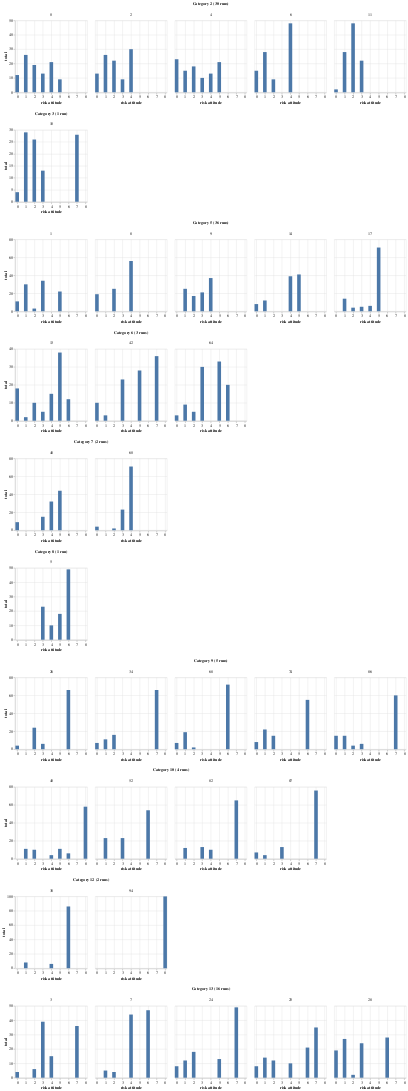

Here is the notebook cell this chart was saved with:
### Code cell
# graph some some sample risk distributions within each category, to help understand

combined_chart = None

for category in sorted(model_last_step.population_risk_category.unique()):
    # how many runs ended in this category?
    runs = model_last_step[model_last_step.population_risk_category == category]
    num_runs = len(runs)

    agent_data = []
    # display at max 5 runs for each category
    for run in runs.head(5).itertuples():
       # get agent data from original df for this run and step
       run_agent_df = df[(df.RunId == run.RunId) & (df.Step == run.Step)]
       # group and calculate number of agents per risk level
       grouped = run_agent_df.groupby("risk_level", as_index=False).agg(total=("AgentID", "count"))
       grouped['RunId'] = run.RunId  # set run id for graphing as columned bar chart
       agent_data.append(grouped)

    # combine collected agent data for all runs in this category
    agent_df = pd.concat(agent_data)

    # column bar chart adapted from https://stackoverflow.com/a/71608013
    chart = alt.Chart(agent_df).mark_bar(width=10).encode(
            alt.X('risk_level', title='risk attitude', axis=alt.Axis(tickCount=9), scale=alt.Scale(domain=[0, 8])),
            alt.Y('total'),
            alt.Column('RunId', header=alt.Header(title=f"Category {category} ({num_runs} run{'' if num_runs == 1 else 's'})"))
        ).properties(
             width=200,
             height=200
         )

    # concatenate category charts vertically
    if combined_chart is None:
        combined_chart = chart
    else:
        combined_chart &= chart
            
combined_chart

### Figure 1 — Vega-Lite specification as saved in the notebook (floating-point values rounded to 4 significant figures)
{"config": {"view": {"continuousWidth": 300, "continuousHeight": 300}}, "vconcat": [{"data": {"name": "data-d08965ab1c7db49d9b6f6ed3c3d18d3b"}, "mark": {"type": "bar", "width": 10}, "encoding": {"column": {"field": "RunId", "header": {"title": "Category 2 (30 runs)"}, "type": "quantitative"}, "x": {"axis": {"tickCount": 9}, "field": "risk_level", "scale": {"domain": [0, 8]}, "title": "risk attitude", "type": "quantitative"}, "y": {"field": "total", "type": "quantitative"}}, "height": 200, "width": 200}, {"data": {"name": "data-b3542cad139bf7c6ef086566ea469269"}, "mark": {"type": "bar", "width": 10}, "encoding": {"column": {"field": "RunId", "header": {"title": "Category 3 (1 run)"}, "type": "quantitative"}, "x": {"axis": {"tickCount": 9}, "field": "risk_level", "scale": {"domain": [0, 8]}, "title": "risk attitude", "type": "quantitative"}, "y": {"field": "total", "type": "quantitative"}}, "height": 200, "width": 200}, {"data": {"name": "data-02054ac79758545944d3ccf035749fbf"}, "mark": {"type": "bar", "width": 10}, "encoding": {"column": {"field": "RunId", "header": {"title": "Category 5 (36 runs)"}, "type": "quantitative"}, "x": {"axis": {"tickCount": 9}, "field": "risk_level", "scale": {"domain": [0, 8]}, "title": "risk attitude", "type": "quantitative"}, "y": {"field": "total", "type": "quantitative"}}, "height": 200, "width": 200}, {"data": {"name": "data-33b42cda28a3ede435e15cd3a3aa8317"}, "mark": {"type": "bar", "width": 10}, "encoding": {"column": {"field": "RunId", "header": {"title": "Category 6 (3 runs)"}, "type": "quantitative"}, "x": {"axis": {"tickCount": 9}, "field": "risk_level", "scale": {"domain": [0, 8]}, "title": "risk attitude", "type": "quantitative"}, "y": {"field": "total", "type": "quantitative"}}, "height": 200, "width": 200}, {"data": {"name": "data-bbf90ca3b83f08a16f88b68d5eb2cf81"}, "mark": {"type": "bar", "width": 10}, "encoding": {"column": {"field": "RunId", "header": {"title": "Category 7 (2 runs)"}, "type": "quantitative"}, "x": {"axis": {"tickCount": 9}, "field": "risk_level", "scale": {"domain": [0, 8]}, "title": "risk attitude", "type": "quantitative"}, "y": {"field": "total", "type": "quantitative"}}, "height": 200, "width": 200}, {"data": {"name": "data-ff488c9ce7c943d7c91b556339c740f9"}, "mark": {"type": "bar", "width": 10}, "encoding": {"column": {"field": "RunId", "header": {"title": "Category 8 (1 run)"}, "type": "quantitative"}, "x": {"axis": {"tickCount": 9}, "field": "risk_level", "scale": {"domain": [0, 8]}, "title": "risk attitude", "type": "quantitative"}, "y": {"field": "total", "type": "quantitative"}}, "height": 200, "width": 200}, {"data": {"name": "data-a2a751a0e97e968f23fe3e1444545344"}, "mark": {"type": "bar", "width": 10}, "encoding": {"column": {"field": "RunId", "header": {"title": "Category 9 (5 runs)"}, "type": "quantitative"}, "x": {"axis": {"tickCount": 9}, "field": "risk_level", "scale": {"domain": [0, 8]}, "title": "risk attitude", "type": "quantitative"}, "y": {"field": "total", "type": "quantitative"}}, "height": 200, "width": 200}, {"data": {"name": "data-d4d2401c78ba0fd66e47598adb7f5011"}, "mark": {"type": "bar", "width": 10}, "encoding": {"column": {"field": "RunId", "header": {"title": "Category 10 (4 runs)"}, "type": "quantitative"}, "x": {"axis": {"tickCount": 9}, "field": "risk_level", "scale": {"domain": [0, 8]}, "title": "risk attitude", "type": "quantitative"}, "y": {"field": "total", "type": "quantitative"}}, "height": 200, "width": 200}, {"data": {"name": "data-0e89baf34ccdcf8d33f27f160eb38f06"}, "mark": {"type": "bar", "width": 10}, "encoding": {"column": {"field": "RunId", "header": {"title": "Category 12 (2 runs)"}, "type": "quantitative"}, "x": {"axis": {"tickCount": 9}, "field": "risk_level", "scale": {"domain": [0, 8]}, "title": "risk attitude", "type": "quantitative"}, "y": {"field": "total", "type": "quantitative"}}, "height": 200, "width": 200}, {"data": {"name": "data-7e94bfad06863d762edf5ff08c35e1b3"}, "mark": {"type": "bar", "width": 10}, "encoding": {"column": {"field": "RunId", "header": {"title": "Category 13 (16 runs)"}, "type": "quantitative"}, "x": {"axis": {"tickCount": 9}, "field": "risk_level", "scale": {"domain": [0, 8]}, "title": "risk attitude", "type": "quantitative"}, "y": {"field": "total", "type": "quantitative"}}, "height": 200, "width": 200}], "$schema": "https://vega.github.io/schema/vega-lite/v5.20.1.json", "datasets": {"data-d08965ab1c7db49d9b6f6ed3c3d18d3b": [{"risk_level": 0.0, "total": 12, "RunId": 0}, {"risk_level": 1.0, "total": 26, "RunId": 0}, {"risk_level": 2.0, "total": 19, "RunId": 0}, {"risk_level": 3.0, "total": 13, "RunId": 0}, {"risk_level": 4.0, "total": 21, "RunId": 0}, {"risk_level": 5.0, "total": 9, "RunId": 0}, {"risk_level": 0.0, "total": 13, "RunId": 2}, {"risk_level": 1.0, "total": 26, "RunId": 2}, {"risk_level": 2.0, "total": 22, "RunId": 2}, {"risk_level": 3.0, "total": 9, "RunId": 2}, {"risk_level": 4.0, "total": 30, "RunId": 2}, {"risk_level": 0.0, "total": 23, "RunId": 4}, {"risk_level": 1.0, "total": 15, "RunId": 4}, {"risk_level": 2.0, "total": 18, "RunId": 4}, {"risk_level": 3.0, "total": 10, "RunId": 4}, {"risk_level": 4.0, "total": 13, "RunId": 4}, {"risk_level": 5.0, "total": 21, "RunId": 4}, {"risk_level": 0.0, "total": 15, "RunId": 6}, {"risk_level": 1.0, "total": 28, "RunId": 6}, {"risk_level": 2.0, "total": 9, "RunId": 6}, {"risk_level": 4.0, "total": 48, "RunId": 6}, {"risk_level": 0.0, "total": 2, "RunId": 11}, {"risk_level": 1.0, "total": 28, "RunId": 11}, {"risk_level": 2.0, "total": 48, "RunId": 11}, {"risk_level": 3.0, "total": 22, "RunId": 11}], "data-b3542cad139bf7c6ef086566ea469269": [{"risk_level": 0.0, "total": 4, "RunId": 10}, {"risk_level": 1.0, "total": 29, "RunId": 10}, {"risk_level": 2.0, "total": 26, "RunId": 10}, {"risk_level": 3.0, "total": 13, "RunId": 10}, {"risk_level": 7.0, "total": 28, "RunId": 10}], "data-02054ac79758545944d3ccf035749fbf": [{"risk_level": 0.0, "total": 11, "RunId": 1}, {"risk_level": 1.0, "total": 30, "RunId": 1}, {"risk_level": 2.0, "total": 3, "RunId": 1}, {"risk_level": 3.0, "total": 34, "RunId": 1}, {"risk_level": 5.0, "total": 22, "RunId": 1}, {"risk_level": 0.0, "total": 19, "RunId": 8}, {"risk_level": 2.0, "total": 25, "RunId": 8}, {"risk_level": 4.0, "total": 56, "RunId": 8}, {"risk_level": 1.0, "total": 25, "RunId": 9}, {"risk_level": 2.0, "total": 17, "RunId": 9}, {"risk_level": 3.0, "total": 21, "RunId": 9}, {"risk_level": 4.0, "total": 37, "RunId": 9}, {"risk_level": 0.0, "total": 8, "RunId": 14}, {"risk_level": 1.0, "total": 12, "RunId": 14}, {"risk_level": 4.0, "total": 39, "RunId": 14}, {"risk_level": 5.0, "total": 41, "RunId": 14}, {"risk_level": 1.0, "total": 14, "RunId": 17}, {"risk_level": 2.0, "total": 4, "RunId": 17}, {"risk_level": 3.0, "total": 5, "RunId": 17}, {"risk_level": 4.0, "total": 6, "RunId": 17}, {"risk_level": 5.0, "total": 71, "RunId": 17}], "data-33b42cda28a3ede435e15cd3a3aa8317": [{"risk_level": 0.0, "total": 18, "RunId": 13}, {"risk_level": 1.0, "total": 2, "RunId": 13}, {"risk_level": 2.0, "total": 10, "RunId": 13}, {"risk_level": 3.0, "total": 5, "RunId": 13}, {"risk_level": 4.0, "total": 15, "RunId": 13}, {"risk_level": 5.0, "total": 38, "RunId": 13}, {"risk_level": 6.0, "total": 12, "RunId": 13}, {"risk_level": 0.0, "total": 10, "RunId": 42}, {"risk_level": 1.0, "total": 3, "RunId": 42}, {"risk_level": 3.0, "total": 23, "RunId": 42}, {"risk_level": 5.0, "total": 28, "RunId": 42}, {"risk_level": 7.0, "total": 36, "RunId": 42}, {"risk_level": 0.0, "total": 3, "RunId": 64}, {"risk_level": 1.0, "total": 9, "RunId": 64}, {"risk_level": 2.0, "total": 5, "RunId": 64}, {"risk_level": 3.0, "total": 30, "RunId": 64}, {"risk_level": 5.0, "total": 33, "RunId": 64}, {"risk_level": 6.0, "total": 20, "RunId": 64}], "data-bbf90ca3b83f08a16f88b68d5eb2cf81": [{"risk_level": 0.0, "total": 9, "RunId": 48}, {"risk_level": 3.0, "total": 15, "RunId": 48}, {"risk_level": 4.0, "total": 32, "RunId": 48}, {"risk_level": 5.0, "total": 44, "RunId": 48}, {"risk_level": 0.0, "total": 4, "RunId": 60}, {"risk_level": 2.0, "total": 2, "RunId": 60}, {"risk_level": 3.0, "total": 23, "RunId": 60}, {"risk_level": 4.0, "total": 71, "RunId": 60}], "data-ff488c9ce7c943d7c91b556339c740f9": [{"risk_level": 3.0, "total": 23, "RunId": 5}, {"risk_level": 4.0, "total": 10, "RunId": 5}, {"risk_level": 5.0, "total": 18, "RunId": 5}, {"risk_level": 6.0, "total": 49, "RunId": 5}], "data-a2a751a0e97e968f23fe3e1444545344": [{"risk_level": 0.0, "total": 4, "RunId": 26}, {"risk_level": 2.0, "total": 24, "RunId": 26}, {"risk_level": 3.0, "total": 6, "RunId": 26}, {"risk_level": 6.0, "total": 66, "RunId": 26}, {"risk_level": 0.0, "total": 7, "RunId": 34}, {"risk_level": 1.0, "total": 11, "RunId": 34}, {"risk_level": 2.0, "total": 16, "RunId": 34}, {"risk_level": 7.0, "total": 66, "RunId": 34}, {"risk_level": 0.0, "total": 7, "RunId": 68}, {"risk_level": 1.0, "total": 19, "RunId": 68}, {"risk_level": 2.0, "total": 2, "RunId": 68}, {"risk_level": 6.0, "total": 72, "RunId": 68}, {"risk_level": 0.0, "total": 8, "RunId": 74}, {"risk_level": 1.0, "total": 22, "RunId": 74}, {"risk_level": 2.0, "total": 15, "RunId": 74}, {"risk_level": 6.0, "total": 55, "RunId": 74}, {"risk_level": 0.0, "total": 15, "RunId": 86}, {"risk_level": 1.0, "total": 15, "RunId": 86}, {"risk_level": 2.0, "total": 4, "RunId": 86}, {"risk_level": 3.0, "total": 6, "RunId": 86}, {"risk_level": 7.0, "total": 60, "RunId": 86}], "data-d4d2401c78ba0fd66e47598adb7f5011": [{"risk_level": 1.0, "total": 11, "RunId": 40}, {"risk_level": 2.0, "total": 10, "RunId": 40}, {"risk_level": 4.0, "total": 4, "RunId": 40}, {"risk_level": 5.0, "total": 11, "RunId": 40}, {"risk_level": 6.0, "total": 6, "RunId": 40}, {"risk_level": 8.0, "total": 58, "RunId": 40}, {"risk_level": 1.0, "total": 23, "RunId": 52}, {"risk_level": 3.0, "total": 23, "RunId": 52}, {"risk_level": 6.0, "total": 54, "RunId": 52}, {"risk_level": 1.0, "total": 12, "RunId": 82}, {"risk_level": 3.0, "total": 13, "RunId": 82}, {"risk_level": 4.0, "total": 10, "RunId": 82}, {"risk_level": 7.0, "total": 65, "RunId": 82}, {"risk_level": 0.0, "total": 7, "RunId": 87}, {"risk_level": 1.0, "total": 4, "RunId": 87}, {"risk_level": 3.0, "total": 13, "RunId": 87}, {"risk_level": 7.0, "total": 76, "RunId": 87}], "data-0e89baf34ccdcf8d33f27f160eb38f06": [{"risk_level": 1.0, "total": 8, "RunId": 38}, {"risk_level": 4.0, "total": 6, "RunId": 38}, {"risk_level": 6.0, "total": 86, "RunId": 38}, {"risk_level": 8.0, "total": 100, "RunId": 94}], "data-7e94bfad06863d762edf5ff08c35e1b3": [{"risk_level": 0.0, "total": 4, "RunId": 3}, {"risk_level": 2.0, "total": 6, "RunId": 3}, {"risk_level": 3.0, "total": 39, "RunId": 3}, {"risk_level": 4.0, "total": 15, "RunId": 3}, {"risk_level": 7.0, "total": 36, "RunId": 3}, {"risk_level": 1.0, "total": 5, "RunId": 7}, {"risk_level": 2.0, "total": 4, "RunId": 7}, {"risk_level": 4.0, "total": 44, "RunId": 7}, {"risk_level": 6.0, "total": 47, "RunId": 7}, {"risk_level": 0.0, "total": 8, "RunId": 24}, {"risk_level": 1.0, "total": 12, "RunId": 24}, {"risk_level": 2.0, "total": 18, "RunId": 24}, {"risk_level": 5.0, "total": 13, "RunId": 24}, {"risk_level": 7.0, "total": 49, "RunId": 24}, {"risk_level": 0.0, "total": 8, "RunId": 25}, {"risk_level": 1.0, "total": 14, "RunId": 25}, {"risk_level": 2.0, "total": 12, "RunId": 25}, {"risk_level": 4.0, "total": 10, "RunId": 25}, {"risk_level": 6.0, "total": 21, "RunId": 25}, {"risk_level": 7.0, "total": 35, "RunId": 25}, {"risk_level": 0.0, "total": 19, "RunId": 28}, {"risk_level": 1.0, "total": 27, "RunId": 28}, {"risk_level": 2.0, "total": 2, "RunId": 28}, {"risk_level": 3.0, "total": 24, "RunId": 28}, {"risk_level": 6.0, "total": 28, "RunId": 28}]}}
